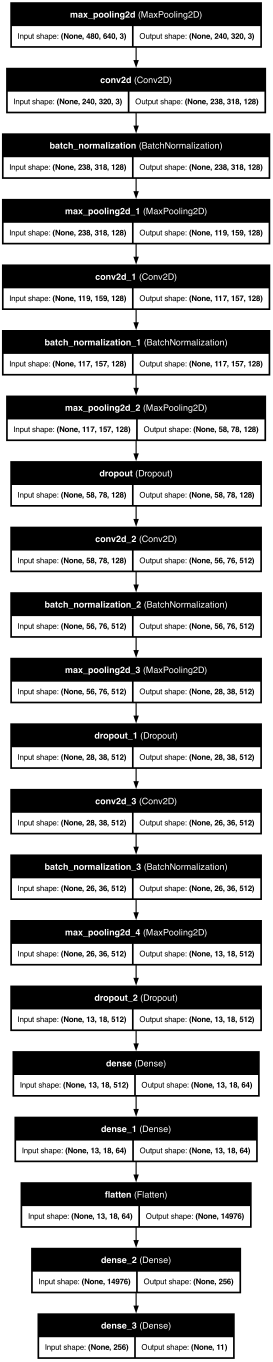
#> input picture model_visualization.png, 1361 x 6806 px, given in place of the camera (shown at 1/5 size)
$ python ColorPicker.py
#> lines starting #> are read from the running program, lines starting #| are printed output that depends on the picture
# *****************************************************************************
# ***************************  Python Source Code  ****************************
# *****************************************************************************
#
#   DESIGNER NAME:  Mario Solis
#
#       FILE NAME:  ColorPicker.py
#
# DESCRIPTION
#    This code provides a means to single out a specific color using the opencv
#    and numpy library. It provides two windows and prints information on the
#    current HSV value for use in various computer applications where that
#    value can be applied to detect, read and localize a specific color on
#    screen. One windows provides a set of trackbars to adjust the HSV values
#    while the other window lets you look at what color is thats being picked up
#    based on what appears as white in the center image.
#
#    Black out the parts of the image you do not being recognized as the color
#    of interest and make white the parts of the image you do want as the color
#    your looking to detect.
#
# *****************************************************************************

import cv2 as cv
import numpy as np
#import djitellopy as tello

frameWidth = 480
frameHeight = 360

#me = tello.Tello()
#me.connect()
#print(me.get_battery())

camNum = 0
bufferSize = 1
captureProperties = [
    cv.CAP_PROP_AUTO_EXPOSURE,
    cv.CAP_PROP_ISO_SPEED,
    cv.CAP_PROP_AUTO_WB,
    cv.CAP_PROP_HUE,
    cv.CAP_PROP_GAMMA,
    cv.CAP_PROP_AUTOFOCUS,
    cv.CAP_PROP_EXPOSURE,
    cv.CAP_PROP_BRIGHTNESS,
    cv.CAP_PROP_GAIN,
    cv.CAP_PROP_SATURATION,
    cv.CAP_PROP_TEMPERATURE,
    cv.CAP_PROP_CONTRAST,
    cv.CAP_PROP_WB_TEMPERATURE,
    cv.CAP_PROP_GUID,
    cv.CAP_PROP_IRIS,
    cv.CAP_PROP_BACKLIGHT,
    cv.CAP_PROP_TRIGGER,
    cv.CAP_PROP_MONOCHROME,
    cv.CAP_PROP_FPS,
    cv.CAP_PROP_MODE,
    cv.CAP_PROP_RECTIFICATION,
    cv.CAP_PROP_SHARPNESS,
    cv.CAP_PROP_FOCUS,
    cv.CAP_PROP_SETTINGS,
    cv.CAP_PROP_CODEC_PIXEL_FORMAT,
    cv.CAP_PROP_BITRATE,
    cv.CAP_PROP_FOURCC,
    cv.CAP_PROP_VIDEO_STREAM,
    cv.CAP_PROP_CHANNEL,
]

trackBarNames = []

def empty(a):
    pass

cv.namedWindow("HSV")
cv.resizeWindow("HSV", 640, 240)
cv.createTrackbar("HUE Min", "HSV", 0, 179, empty)
cv.createTrackbar("HUE Max", "HSV", 179, 179, empty)
cv.createTrackbar("SAT Min", "HSV", 0, 255, empty)
cv.createTrackbar("SAT Max", "HSV", 255, 255, empty)
cv.createTrackbar("VALUE Min", "HSV", 0, 255, empty)
cv.createTrackbar("VALUE Max", "HSV", 255, 255, empty)

def initializeCamera(camNum):
    cap = cv.VideoCapture(camNum, cv.CAP_V4L2)
    cap.set(cv.CAP_PROP_BUFFERSIZE, bufferSize)
    return cap

def setCaptureProperty(cap, prop_id, value, prop_name):
    cap.set(prop_id, value)
    actual_value = cap.get(prop_id)
    camProp = f'Property {prop_id}: \t {prop_name} set to {actual_value}\n'
    return camProp

def appropriateCapPropValue(cap, prop_id):
    propName = ""
    match prop_id:
        case 21:
            propName = "Auto Exposure"
            value = cap.get(captureProperties[0])
            value = 1
        case 30:
            propName = "ISO Speed"
            value = cap.get(captureProperties[1])
            value = 1
        case 44:
            propName = "Auto WB"
            value = cap.get(captureProperties[2])
            value = 3
        case 13:
            propName = "Hue"
            value = cap.get(captureProperties[3])
            value = 2.0
        case 22:
            propName = "Gamma"
            value = cap.get(captureProperties[4])
            value = 3.0
        case 39:
            propName = "Autofocus"
            value = cap.get(captureProperties[5])
            value = 3
        case 15:
            propName = "Exposure"
            exposure    = cv.getTrackbarPos("Exposure", "Lighting")
            value = exposure
        case 10:
            propName = "Brightness"
            brightness  = cv.getTrackbarPos("Brightness", "Lighting")
            value = brightness
        case 14:
            propName = "Gain"
            gain  = cv.getTrackbarPos("Gain", "Lighting")
            value = gain
        case 12:
            propName = "Saturation"
            saturation  = cv.getTrackbarPos("Saturation", "Lighting")
            value = saturation
        case 23:
            propName = "Temperature"
            temperature = cv.getTrackbarPos("Temperature", "Lighting")
            value = temperature
        case 11:
            propName = "Contrast"
            contrast = cv.getTrackbarPos("Contrast", "Lighting")
            value = contrast
        # case 45:
        #     propName = "WB Temperature"
        #     wb_temperature = cv.getTrackbarPos("WB Temperature", "Lighting")
        #     value = wb_temperature
        case 29:
            propName = "GUID"
            guid = cv.getTrackbarPos("GUID", "Lighting")
            value = guid
        case 36:
            propName = "IRIS"
            iris = cv.getTrackbarPos("IRIS", "Lighting")
            value = iris
        case 32:
            propName = "Backlight"
            backlight = cv.getTrackbarPos("Backlight", "Lighting")
            value = 2
        case 24:
            propName = "Trigger"
            trigger = cv.getTrackbarPos("Trigger", "Lighting")
            value = trigger
        case 19:
            propName = "Monochrome"
            monochrome = cv.getTrackbarPos("Monochrome", "Lighting")
            value = monochrome
        case 5:
            propName = "FPS"
            fps = cv.getTrackbarPos("FPS", "Lighting")
            value = fps
        case 9:
            propName = "MODE"
            mode = cv.getTrackbarPos("MODE", "Lighting")
            value = mode
        case 18:
            propName = "Rectification"
            rectification = cv.getTrackbarPos("Rectification", "Lighting")
            value = rectification
        # case 16:
        #     propName = "Convert RGB"
        #     converRGB = cv.getTrackbarPos("Convert RGB", "Lighting")
        #     value = converRGB
        case 20:
            propName = "Sharpness"
            sharpness = cv.getTrackbarPos("Sharpness", "Lighting")
            value = sharpness
        case 28:
            propName = "Focus"
            focus = cv.getTrackbarPos("Focus", "Lighting")
            value = focus
        case 37:
            propName = "Settings"
            settings = cv.getTrackbarPos("Settings", "Lighting")
            value = settings
        case 43:
            propName = "Channel"
            channel = cv.getTrackbarPos("Channel", "Lighting")
            value = channel
        case 46:
            propName = "Code Pixel Format"
            pixelFormat = cv.getTrackbarPos("Code Pixel Format", "Lighting")
            value = pixelFormat
        case 47:
            propName = "Bitrate"
            bitrate = cv.getTrackbarPos("Bitrate", "Lighting")
            value = bitrate
        case 58:
            propName = "Video Stream"
            videoStream = cv.getTrackbarPos("Video Stream", "Lighting")
            value = videoStream
        case 6:
            propName = "FourCC"
            fourCC = cv.getTrackbarPos("FourCC", "Lighting")
            value = fourCC
        case _:
            propName = ""
            value = None

    return value, propName

def getSupportedProperties():
    workingProp = []

    for capProp in captureProperties:
        if cap.get(capProp) != -1.0:
            workingProp.append(capProp)

    return workingProp

def createLightingWindow():
    cv.namedWindow("Lighting")
    cv.resizeWindow("Lighting", 640, 240)
    supportedProperties = getSupportedProperties()

    for capProp in supportedProperties:
        value, propName = appropriateCapPropValue(cap, capProp)

        if capProp == 23:
            cv.createTrackbar(propName, "Lighting", 0, 7000, empty)
        elif capProp == 15:
            cv.createTrackbar(propName, "Lighting", 0, 1000, empty)
        elif capProp == 45:
            cv.createTrackbar(propName, "Lighting", 0, 7000, empty)
        else:
            cv.createTrackbar(propName, "Lighting", 0, 255, empty)

cap = initializeCamera(camNum)
frameCounter = 0
createLightingWindow()

while True:
    #img = me.get_frame_read().frame

    success, img = cap.read()
#> img is the input picture: shape (6806, 1361, 3); min 0, max 255, mean 158.1
    img = cv.resize(img, (frameWidth, frameHeight))
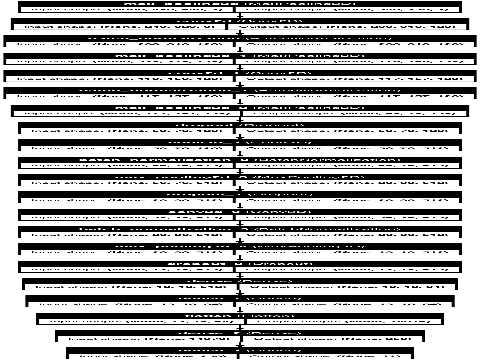
#> img: shape (360, 480, 3); min 0, max 255, mean 159.3
    #img = cv.flip(img, 0)
    imgHsv = cv.cvtColor(img, cv.COLOR_BGR2HSV)
#> imgHsv: shape (360, 480, 3); mean H, S, V 0, 0, 159.3

    h_min = cv.getTrackbarPos("HUE Min", "HSV")
    h_max = cv.getTrackbarPos("HUE Max", "HSV")
    s_min = cv.getTrackbarPos("SAT Min", "HSV")
    s_max = cv.getTrackbarPos("SAT Max", "HSV")
    v_min = cv.getTrackbarPos("VALUE Min", "HSV")
    v_max = cv.getTrackbarPos("VALUE Max", "HSV")

    cap.set(cv.CAP_PROP_CONTRAST, 80)

    camPropData = open("camPropData.txt", 'w')
    supportedProperties = getSupportedProperties()
    for capProp in supportedProperties:
        value, propName = appropriateCapPropValue(cap, capProp)
        camProp = setCaptureProperty(cap, capProp, value, propName)
        camPropData.write(camProp)

    lower = np.array([h_min, s_min, v_min])
    upper = np.array([h_max, s_max, v_max])
    mask  = cv.inRange(imgHsv, lower, upper)
#> mask: shape (360, 480); every value is 255
    result = cv.bitwise_and(img, img, mask=mask)
    # print(f'[{h_min}, {s_min}, {v_min}, {h_max}, {s_max}, {v_max}]')

    mask = cv.cvtColor(mask, cv.COLOR_GRAY2BGR)
#> mask: shape (360, 480, 3); every value is 255
    hStack = np.hstack([img, mask, result])
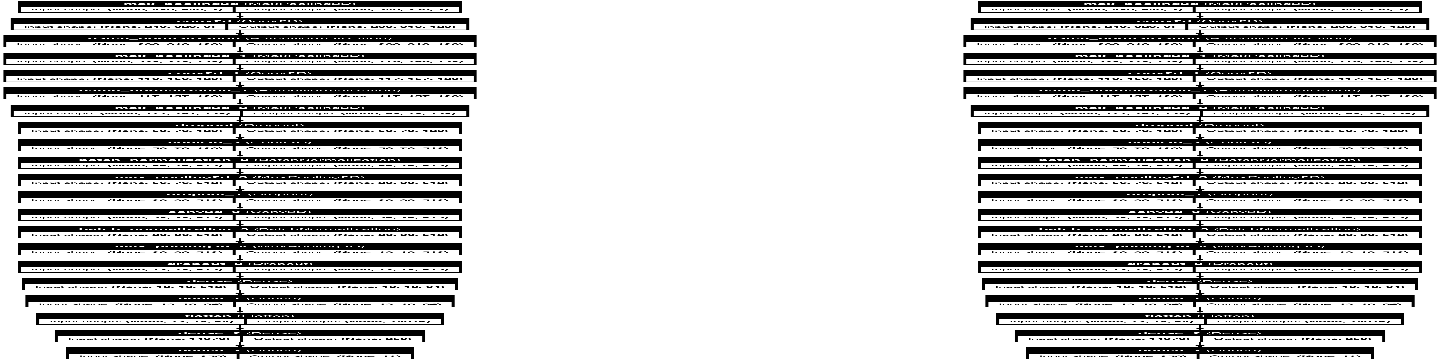
#> hStack: shape (360, 1440, 3); min 0, max 255, mean 191.2
    cv.imshow("Horizontal Stacking", hStack)
    if cv.waitKey(1) and 0xFF == ord('q'):
#> (key q is pressed here)
        break

cap.release()
cv.destroyAllWindows()
